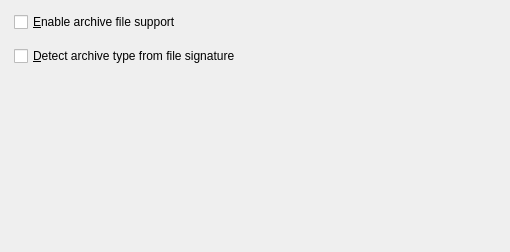
<?xml version="1.0" encoding="UTF-8"?>
<ui version="4.0">
 <class>QPropArchive</class>
 <widget class="QDialog" name="QPropArchive">
  <property name="geometry">
   <rect>
    <x>0</x>
    <y>0</y>
    <width>510</width>
    <height>252</height>
   </rect>
  </property>
  <property name="windowTitle">
   <string>&quot;Archive Support&quot;</string>
  </property>
  <widget class="QCheckBox" name="IDC_ARCHIVE_ENABLE">
   <property name="geometry">
    <rect>
     <x>14</x>
     <y>12</y>
     <width>482</width>
     <height>20</height>
    </rect>
   </property>
   <property name="text">
    <string>&amp;Enable archive file support</string>
   </property>
  </widget>
  <widget class="QCheckBox" name="IDC_ARCHIVE_DETECTTYPE">
   <property name="geometry">
    <rect>
     <x>14</x>
     <y>36</y>
     <width>482</width>
     <height>40</height>
    </rect>
   </property>
   <property name="text">
    <string>&amp;Detect archive type from file signature</string>
   </property>
  </widget>
 </widget>
 <resources/>
 <connections/>
</ui>
